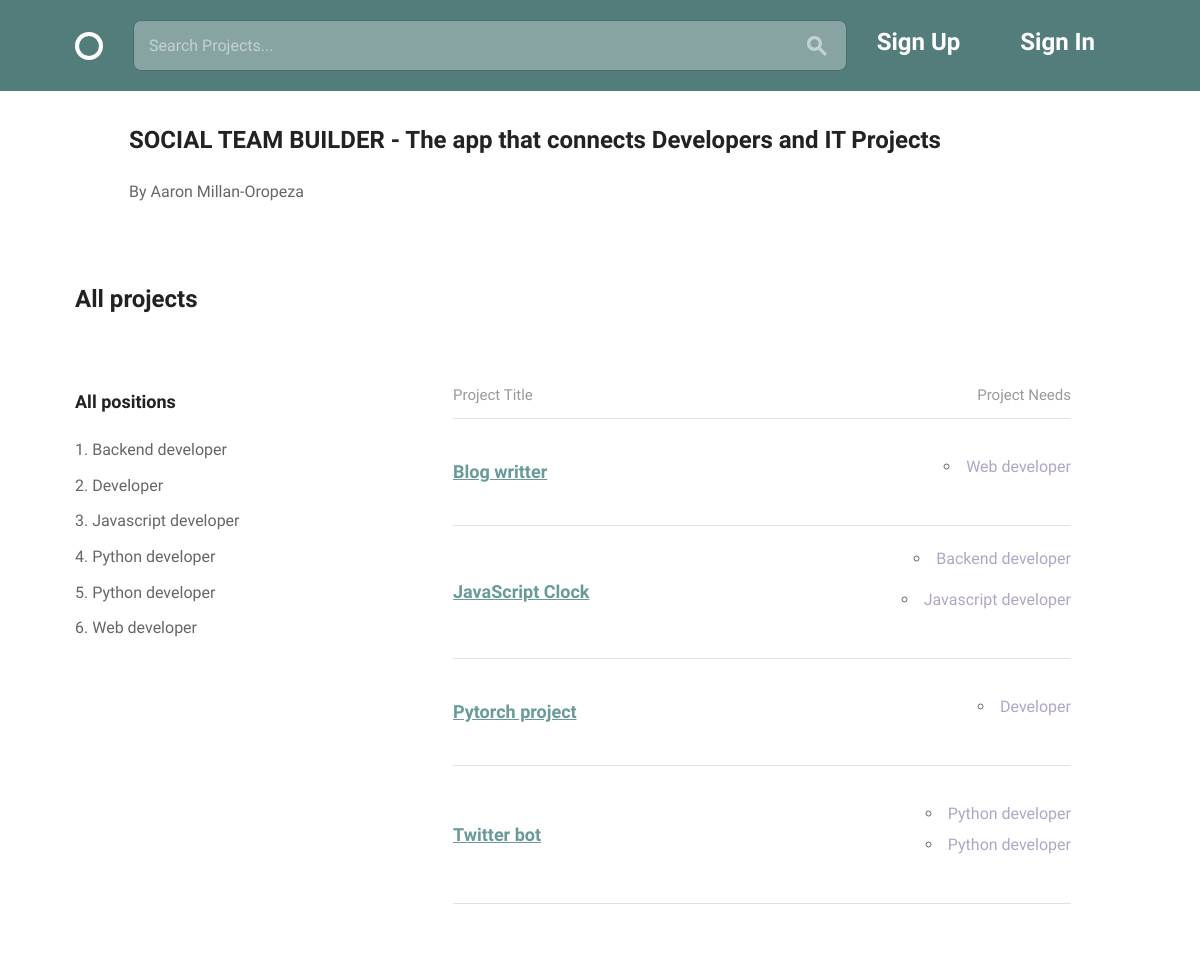
Before: / with the older database file.
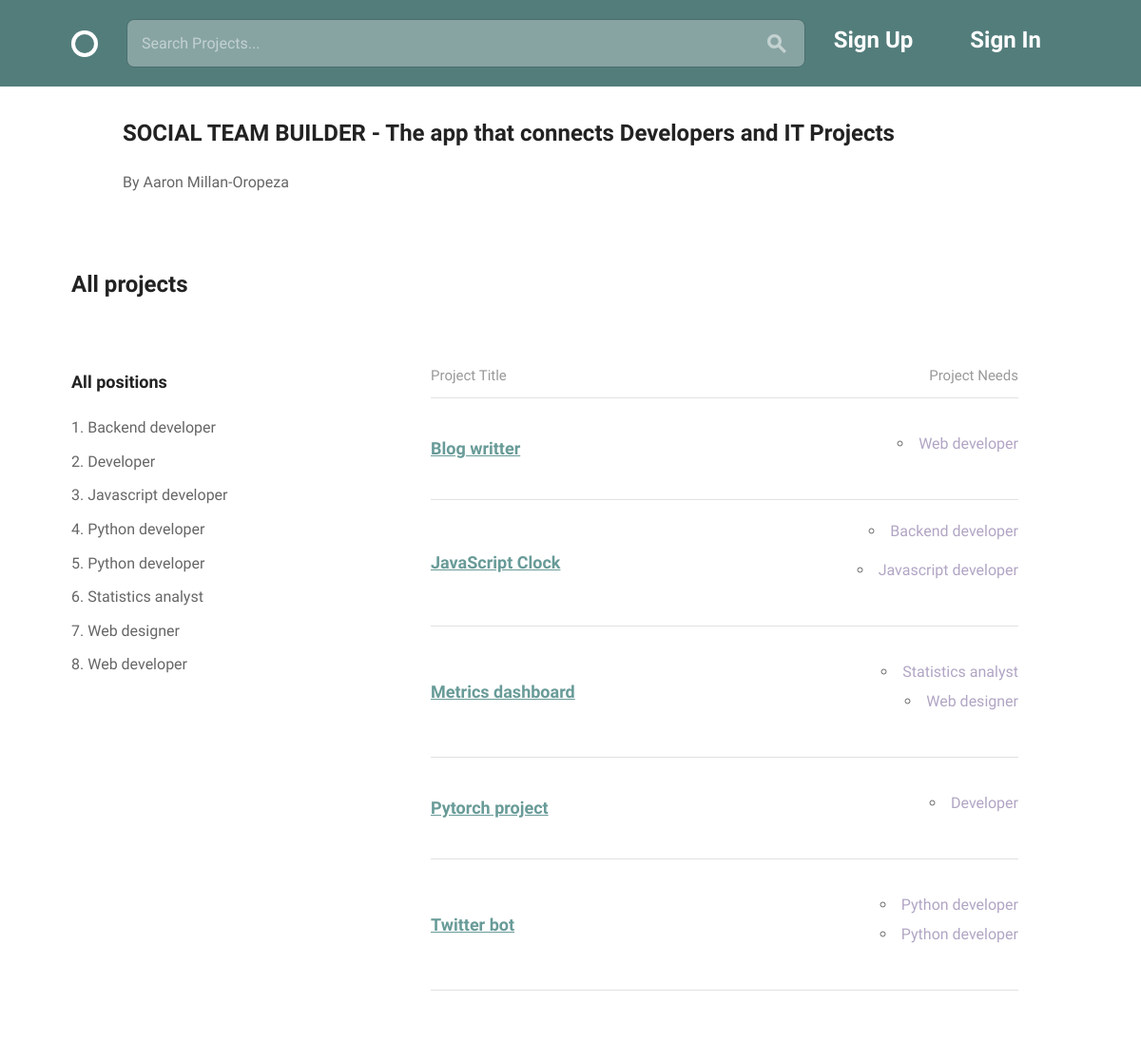
After: the same page with the newer database file.
### teams/models.py (models this page shows, shortened)
class Position(models.Model):
    name = models.CharField(max_length=150, blank=False)
    description = models.CharField(max_length=400, blank=False)
    related_skill = models.ForeignKey('Skill', on_delete=models.CASCADE)
    available = models.BooleanField(default=True)
    project = models.ForeignKey('Project', on_delete=models.CASCADE)

class Project(models.Model):
    creator = models.ForeignKey('Profile', on_delete=models.CASCADE)
    title = models.CharField(max_length=150, null=False, unique=True)
    description = models.TextField(max_length=700, blank=True)
    timeline = models.CharField(max_length=25, null=False)
    requirements = models.TextField(max_length=300, null=False)
    finished = models.BooleanField(default=False)

### team_builder/views.py (the view)
# urls.py: url(r'^$', views.index, name='index'),
def index(request):
    if request.method == 'GET':
        positions = models.Position.objects.all().order_by('name')
        projects = models.Project.objects.all().order_by('title')
    return render(request, 'index.html', {
        'projects': projects, 'positions': positions}
    )

### templates/index.html (shortened to what this page needs)
{% extends 'layout.html' %}
{% load static %}
{% block content %}
<div class="bounds circle--page">
  <div class="grid-80 grid-push-5 circle--article--header">
    <h2>  SOCIAL TEAM BUILDER  -  The app that connects Developers and IT Projects</h2>
    <p>   By Aaron Millan-Oropeza</p>
  </div>
  <div  class="grid-100 circle--fluid--cell circle--fluid--primary">
    <h2>All projects</h2>
  </div>
  <div class="grid-40">
  </div>
  <div  class="grid-100 circle--fluid--cell circle--fluid--primary">
  </div>
  <div class="grid-30">
    <h3>All positions</h3>
    <ol>
      {% for position in positions %}
      <li> {{ position.name }} </li>
      {% endfor %}
    </ol>
  </div>
  <div class="grid-60 grid-push-5">
    <table class="circle--table u-full-width">
      <thead>
        <tr>
          <th>Project Title</th>
          <th class="circle--cell--right align-right">Project Needs</th>
        </tr>
      </thead>
      <tbody>
        {% for project in projects %}
        <tr>
          <td class="clickable-row">
            <a href="{% url 'teams:project_details' pk=project.id %}">
            <h3>{{ project.title }}</h3>
            </a>
          </td>
          <td class="circle--cell--right align-right">
            {% for position in positions %}
              <ul>
              {% if position.project_id == project.id %}
                <li><span class="secondary-label">{{ position.name }}</span></li>
              </ul>
              {% endif %}
            {% endfor %}
          </td>
        </tr>
        {% endfor %}
      </tbody>
    </table>
  </div>
</div>
{% endblock %}

Changed rows visible on the page:
added Position: name "Statistics analyst"
added Position: name "Web designer"
added Project: title "Metrics dashboard"
